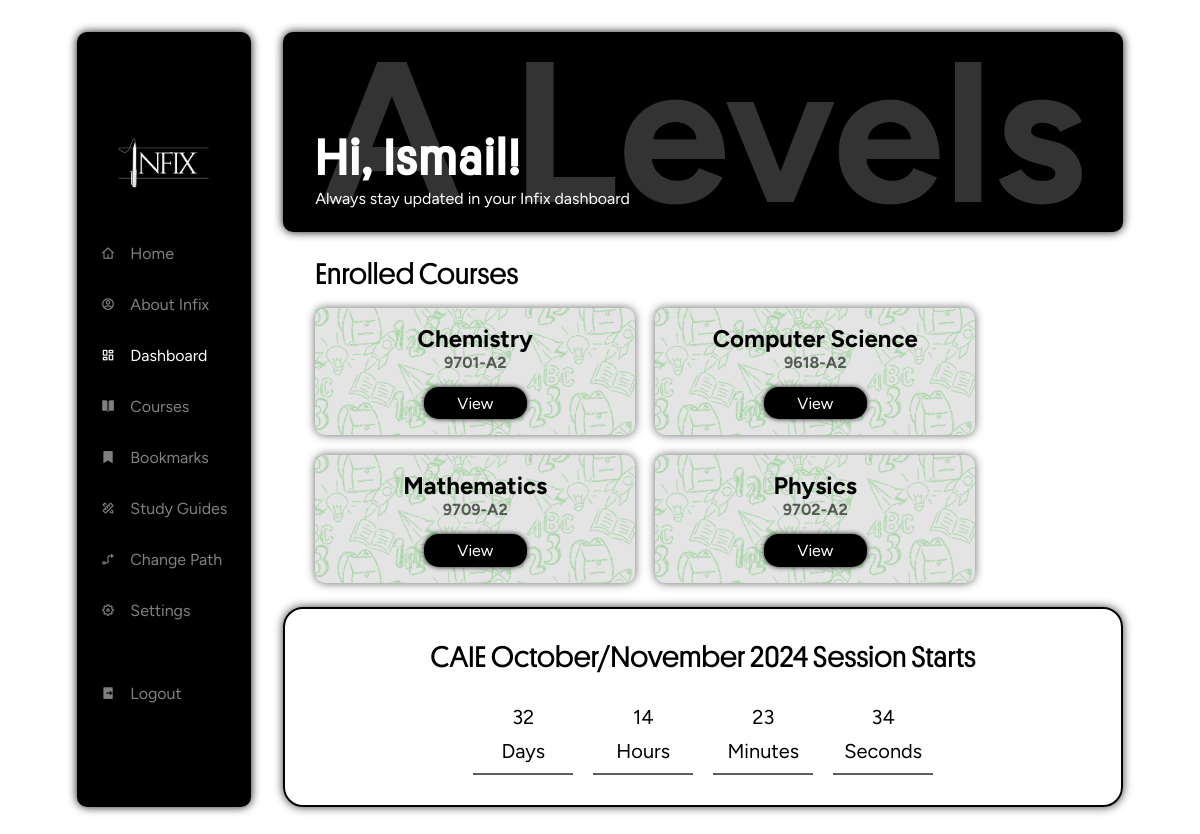
/dashboard (signed in), run on the app's committed database.
### tables this page shows
CREATE TABLE users (
    id INTEGER PRIMARY KEY AUTOINCREMENT,
    fullname TEXT NOT NULL,
    username TEXT NOT NULL UNIQUE,
    email TEXT NOT NULL UNIQUE,
    hash TEXT NOT NULL
, google_id TEXT);

CREATE TABLE paths (
    id INTEGER PRIMARY KEY AUTOINCREMENT,
    name TEXT NOT NULL UNIQUE
);

CREATE TABLE courses (
    id INTEGER PRIMARY KEY AUTOINCREMENT,
    path_id INTEGER NOT NULL,
    name TEXT NOT NULL,
    course_code INTEGER NOT NULL UNIQUE,
    FOREIGN KEY (path_id) REFERENCES paths(id) ON DELETE CASCADE
);

### app.py (the view)
@app.route('/dashboard')
@login_required
def dashboard():
    user_id = session['user_id']
    result = db.execute("""
        SELECT hash FROM users
        WHERE id = ?
    """, user_id)
    if "GOOGLE_OAUTH" == result[0]['hash']:
        no_password = True
    else:
        no_password = False
    user_info = db.execute("SELECT fullname FROM users WHERE id = ?", user_id)
    fullname = user_info[0]['fullname'] if user_info else None
    first_name = fullname.split()[0] if fullname else None
    user_path_id = db.execute("SELECT path_id FROM user_paths WHERE user_id = ?", user_id)
    path_id = user_path_id[0]['path_id'] if user_path_id else None
    user_path_name = db.execute("SELECT name FROM paths WHERE id = ?", path_id)
    path_name = user_path_name[0]['name'] if user_path_name else 'A Levels'
    enrolled_courses = db.execute("""
        SELECT courses.name, courses.course_code
        FROM courses
        JOIN user_courses ON courses.id = user_courses.course_id
        JOIN user_paths ON user_paths.user_id = user_courses.user_id
        WHERE user_courses.user_id = ?
        AND courses.path_id = user_paths.path_id
    """, user_id)
    bookmarks = db.execute("""
        SELECT t.title, t.id AS topic_id, c.name AS course_name
        FROM bookmarks b
        JOIN topics t ON b.topic_id = t.id
        JOIN courses c ON t.course_id = c.id
        WHERE b.user_id = ?
    """, user_id)
    return render_template('dashboard.html', path_name = path_name, enrolled_courses = enrolled_courses, first_name = first_name, bookmarks = bookmarks, no_password = no_password)

### app.py (called while the page is built)
@app.after_request
def after_request(response):
    response.headers["Cache-Control"] = "no-cache, no-store, must-revalidate"
    response.headers["Expires"] = "0"
    response.headers["Pragma"] = "no-cache"
    return response

### helpers.py (called while the page is built)
def login_required(f):
    @wraps(f)
    def decorated_function(*args, **kwargs):
        if session.get("user_id") is None:
            return redirect("/login")
        return f(*args, **kwargs)
    return decorated_function

### templates/dashboard.html (shortened to what this page needs)
<html lang="en">
<head>
  <link rel="stylesheet" href="{{ url_for('static', filename='css/dashboard.css') }}">
  <link href="https://cdn.jsdelivr.net/npm/remixicon@4.3.0/fonts/remixicon.css" rel="stylesheet"/>
</head>
<body>
  <div class="dashboard">
    <div class="sidebar-container">
      <img class="logo-dash" src="../static/images/White text, no bg.png">
      <div class="menu-item">
        <i class="ri-home-4-line"></i>
        <a href="/">Home</a>
      </div>
      <div class="menu-item">
        <i class="ri-account-circle-line"></i>
        <a href="/about">About Infix</a>
      </div>
      <div class="menu-item active">
        <i class="ri-dashboard-line"></i>
        <a href="/dashboard">Dashboard</a>
      </div>
      <div class="menu-item">
        <i class="ri-book-open-fill"></i>
        <a href="/courses">Courses</a>
      </div>
      <div class="menu-item">
        <i class="ri-bookmark-fill"></i>
        <a href="/bookmarks">Bookmarks</a>
      </div>
      <div class="menu-item">
        <i class="ri-pencil-ruler-2-line"></i>
        <a href="/studyguides">Study Guides</a>
      </div>
      <div class="menu-item">
        <i class="ri-guide-line"></i>
        <a href="/changepath">Change Path</a>
      </div>
      <div class="menu-item">
        <i class="ri-settings-5-line"></i>
        <a href="/settings">Settings</a>
      </div>
      <div class="menu-item">
        <i class="ri-logout-box-r-fill"></i>
        <a href="/logout">Logout</a>
      </div>
    </div>
    <div class="main-container">
      <div class="intro-container">
        <h1 class="greet-user">Hi, {{ first_name }}!</h1>
        <p>Always stay updated in your Infix dashboard</p>
        <div class="path-container">
          <h1>{{ path_name }}</h1>
        </div>
      </div>
      <div class="courses-container">
        <p class="head">Enrolled Courses</p>
        <div class="cards-container">
         {% if enrolled_courses %}
          {% for course in enrolled_courses %}
            <div class="course-card">
              <h3>{{ course.name}} <br> <div class="course-code" style="z-index: 2;">{{ course.course_code }}</div></h3>
              <button><a href="/course/{{ course.course_code | replace(' ', '-') }}">View</a></button>
              <div class="texture">
                <img src="../static/images/card-bg.png" alt="">
              </div>
            </div>
          {% endfor %}
         {% else %}
          <h1>No enrolled courses</h1>
         {% endif %}
        </div>
      </div>
      <div class="countdown-container">
        <div class="date-head">CAIE October/November 2024 Session Starts</div>
        <div class="countdown">
          <div class="countdown-box">
            <div class="countdown-number" id="days">--</div>
            <div class="countdown-label">Days</div>
          </div>
          <div class="countdown-box">
            <div class="countdown-number" id="hours">--</div>
            <div class="countdown-label">Hours</div>
          </div>
          <div class="countdown-box">
            <div class="countdown-number" id="minutes">--</div>
            <div class="countdown-label">Minutes</div>
          </div>
          <div class="countdown-box">
            <div class="countdown-number" id="seconds">--</div>
            <div class="countdown-label">Seconds</div>
          </div>
        </div>
      </div>
    </div>
  </div>
</body>
</html>

### static/css/dashboard.css (style rules this page uses)
html { scroll-behavior: smooth; font-family: "Figtree", sans-serif; }
* { margin: 0; padding: 0; transition: all ease 0.3s; box-sizing: border-box; }
body, html { overflow-x: hidden; }
a { text-decoration: none; color: inherit; }
button { background: none; border: none; }
.dashboard { display: flex; justify-content: center; align-items: flex-start; gap: 2em; padding: 2em 1em; width: 100vw; min-height: 100vh; }
.sidebar-container { background-color: black; display: flex; flex-direction: column; justify-content: center; align-self: stretch; gap: 2em; padding: 1.5em 1.5em; padding-bottom: 3em; border-radius: 10px; box-shadow: 0 0 10px 0 rgba(0, 0, 0, 0.932); }
.menu-item { font-size: 16px; color: rgba(255, 255, 255, 0.5); transition: all ease 0.1s; }
.active { color: rgba(255, 255, 255); }
.sidebar-container img { width: 100px; height: auto; align-self: center; cursor: pointer; }
.menu-item { display: flex; align-items: center; gap: 15px; }
.menu-item i { font-size: 14px; }
.main-container { display: flex; flex-direction: column; justify-content: flex-start; align-items: flex-start; width: 70vw; }
.intro-container { background-color: black; color: white; display: flex; flex-direction: column; justify-content: flex-end; align-items: flex-start; width: 100%; height: 25vh; border-radius: 10px; padding: 1.5em 2em; position: relative; box-shadow: 0 0 10px 0 rgba(0, 0, 0, 0.932); }
.intro-container h1 { font-size: 50px; }
.intro-container p { font-size: 16px; }
.path-container { position: absolute; top: 0; left: 0; width: 100%; height: 100%; color: white; display: flex; justify-content: center; align-items: center; opacity: 0.2; }
.path-container h1 { font-size: 200px; }
.courses-container { padding: 1.5em 2em; display: flex; flex-direction: column; justify-content: flex-start; align-items: flex-start; width: 100%; gap: 1em; }
.courses-container .head { font-size: 30px; font-family: 'Platform-Regular'; }
.cards-container { display: flex; flex-wrap: wrap; gap: 20px; }
.greet-user { font-family: 'Platform-Regular'; font-size: 60px; letter-spacing: 2.5px; }
.course-code { font-size: 16px; opacity: 60%; }
.course-card { background-color: rgb(228, 228, 228); padding: 1em 3em; border-radius: 10px; display: flex; flex-direction: column; justify-content: center; align-items: center; gap: 15px; width: 320px; text-align: center; box-shadow: 0 0 10px 0 rgba(0, 0, 0, 0.61); position: relative; }
.texture { position: absolute; top: 0; left: 0; width: 100%; height: 100%; opacity: 0.8; z-index: 1; }
.texture img { object-fit: cover; overflow: hidden; width: 100%; height: 100%; z-index: 1; }
.course-card h3 { font-size: 24px; z-index: 2; }
.course-card button { background-color: black; color: white; border-radius: 15px; padding: 0.5em 2.5em; box-shadow: 0 0 5px 0 rgba(0, 0, 0, 0.932); z-index: 2; }
.course-card a { font-size: 16px; font-family: "Figtree"; }
.countdown-container { display: flex; flex-direction: column; justify-content: center; align-items: center; gap: 1em; font-size: 20px; padding: 1.5em 2em; border: solid black 2px; border-radius: 20px; width: 100%; box-shadow: 0 0 10px 0 rgba(0, 0, 0, 0.774); text-align: center; }
.date-head { font-family: 'Platform-Regular'; font-size: 30px; }
.countdown { display: flex; justify-content: center; align-items: center; gap: 1em; }
.countdown-box { display: flex; flex-direction: column; justify-content: center; align-items: center; gap: 0.5em; width: 100px; border-bottom: solid rgb(94, 94, 94) 2px; padding: 0.5em 0; }

### data on the page
users: username "Ismail"
paths: name "A Levels"
courses: name "Chemistry", course_code "9701-A2"
courses: name "Computer Science", course_code "9618-A2"
courses: name "Mathematics", course_code "9709-A2"
courses: name "Physics", course_code "9702-A2"
